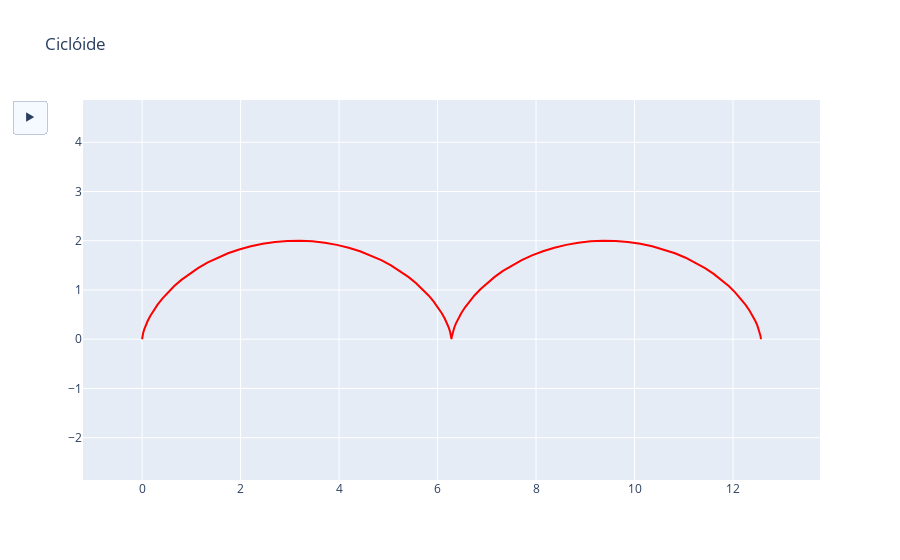

Write notebook code for a chart like this one.
### Markdown cell above
## Ciclóide

Vejamos agora o exemplo de uma curva famosa, chamada [ciclóide](https://pt.wikipedia.org/wiki/Cicloide). É a curva gerada a partir da trajetória de um ponto sobre a circunferência que "anda" sobre uma linha reta sem deslizar.

### Code cell
# HIDE CODE
#para mais detalhes de animação ver o exemplo mri https://plotly.com/python/visualizing-mri-volume-slices/

pontos = 100
teta = np.linspace(0, 4*np.pi, pontos, endpoint=True)
phi = np.linspace(0, 2*np.pi, pontos, endpoint=True)


x = teta - np.sin(teta)
y = 1 - np.cos(teta)
xmin = np.min(x)
xmax = np.max(x)
ymin = np.min(y)
ymax = np.max(y)

data = [go.Scatter(x=x,y= y,mode="lines", line=dict(color="red")), # Mostrar antes do início da animação
        go.Scatter(),go.Scatter()] # outros traços (vazios) que serão modificados em cada frame

frames = [go.Frame(data = go.Scatter(x=teta[p] + np.cos(phi),y= 1 + np.sin(phi), #Adiciona a circunferencia que gira
                                    showlegend=False, mode="lines", line=dict(color="blue")
                                    ),
          name=str(p)
                  )
          for p in range(pontos)
         ]

def frame_args(duration,transition): # tempo de duração e transição dos frames
    return {
            "frame": {"duration": duration},
            "mode": "immediate",
            "fromcurrent": True,
            "transition": {"duration": transition, "easing": "linear"},
        }


layout=go.Layout(
        xaxis=dict(range=[xmin-1.2,xmax + 1.2], autorange=False, zeroline=False),
        yaxis=dict(range=[ymin-0.5,ymax + 0.5], autorange=False, zeroline=False,
                  scaleanchor = "x",scaleratio = 1,), # gráfico em escala 1:1
        title_text="Ciclóide", hovermode="closest",
        updatemenus=[dict(type="buttons",
                          buttons=[dict(label= "&#9654;", # play symbol,
                                        method="animate",
                                        args=[None,frame_args(0,0)])])])

for k in range(len(frames)): # Adiciona o ponto sobre a circunferência e traço deixado ao girar (cicloide)
    tetap = np.linspace(0, teta[k], pontos, endpoint=True)
    frames[k].data = frames[k].data + (go.Scatter(x = tetap - np.sin(tetap),y = 1 - np.cos(tetap),
                                      showlegend=False,
                                      marker=dict(color="red")
                                                 )
                                      ,)
    frames[k].data = frames[k].data + (go.Scatter(x = [tetap[-1] - np.sin(tetap[-1])],y = [1 - np.cos(tetap[-1])],
                                        showlegend=False,
                                        mode="markers",
                                        marker=dict(color="red", size=10)
                                                )                                   
                                      ,)

figura = go.Figure(data = data, layout = layout, frames = frames)

figura.show()

### Figure 1 — Plotly figure (JSON) as saved in the notebook; plotly's stock layout.template omitted (floating-point values rounded to 4 significant figures)
{"data": [{"line": {"color": "red"}, "mode": "lines", "type": "scatter", "x": [0, 0.0003406, 0.002718, 0.009137, 0.02154, 0.04176, 0.07152, 0.1124, 0.1657, 0.2328, 0.3144, 0.4115, 0.5243, 0.6533, 0.7983, 0.959, 1.135, 1.325, 1.529, 1.745, 1.972, 2.207, 2.451, 2.699, 2.951, 3.205, 3.458, 3.709, 3.955, 4.195, 4.426, 4.648, 4.858, 5.055, 5.238, 5.406, 5.559, 5.696, 5.817, 5.922, 6.011, 6.086, 6.146, 6.193, 6.228, 6.253, 6.269, 6.278, 6.282, 6.283, 6.283, 6.284, 6.288, 6.298, 6.314, 6.339, 6.374, 6.421, 6.481, 6.555, 6.644, 6.749, 6.87, 7.007, 7.16, 7.328, 7.512, 7.709, 7.919, 8.14, 8.372, 8.611, 8.857, 9.108, 9.361, 9.615, 9.867, 10.12, 10.36, 10.59, 10.82, 11.04, 11.24, 11.43, 11.61, 11.77, 11.91, 12.04, 12.15, 12.25, 12.33, 12.4, 12.45, 12.49, 12.52, 12.54, 12.56, 12.56, 12.57, 12.57], "y": [0, 0.008045, 0.03205, 0.07163, 0.1262, 0.1947, 0.2763, 0.3694, 0.4728, 0.5846, 0.7031, 0.8264, 0.9524, 1.079, 1.205, 1.327, 1.444, 1.554, 1.655, 1.745, 1.824, 1.889, 1.94, 1.975, 1.995, 1.999, 1.987, 1.959, 1.916, 1.858, 1.786, 1.701, 1.606, 1.5, 1.386, 1.266, 1.142, 1.016, 0.8892, 0.7642, 0.6431, 0.5277, 0.4199, 0.3215, 0.234, 0.1587, 0.09707, 0.04993, 0.01807, 0.002013, 0.002013, 0.01807, 0.04993, 0.09707, 0.1587, 0.234, 0.3215, 0.4199, 0.5277, 0.6431, 0.7642, 0.8892, 1.016, 1.142, 1.266, 1.386, 1.5, 1.606, 1.701, 1.786, 1.858, 1.916, 1.959, 1.987, 1.999, 1.995, 1.975, 1.94, 1.889, 1.824, 1.745, 1.655, 1.554, 1.444, 1.327, 1.205, 1.079, 0.9524, 0.8264, 0.7031, 0.5846, 0.4728, 0.3694, 0.2763, 0.1947, 0.1262, 0.07163, 0.03205, 0.008045, 0]}, {"type": "scatter"}, {"type": "scatter"}], "layout": {"hovermode": "closest", "title": {"text": "Ciclóide"}, "updatemenus": [{"buttons": [{"args": [null, {"frame": {"duration": 0}, "fromcurrent": true, "mode": "immediate", "transition": {"duration": 0, "easing": "linear"}}], "label": "&#9654;", "method": "animate"}], "type": "buttons"}], "xaxis": {"autorange": false, "range": [-1.2, 13.77], "zeroline": false}, "yaxis": {"autorange": false, "range": [-0.5, 2.499], "scaleanchor": "x", "scaleratio": 1, "zeroline": false}}}
